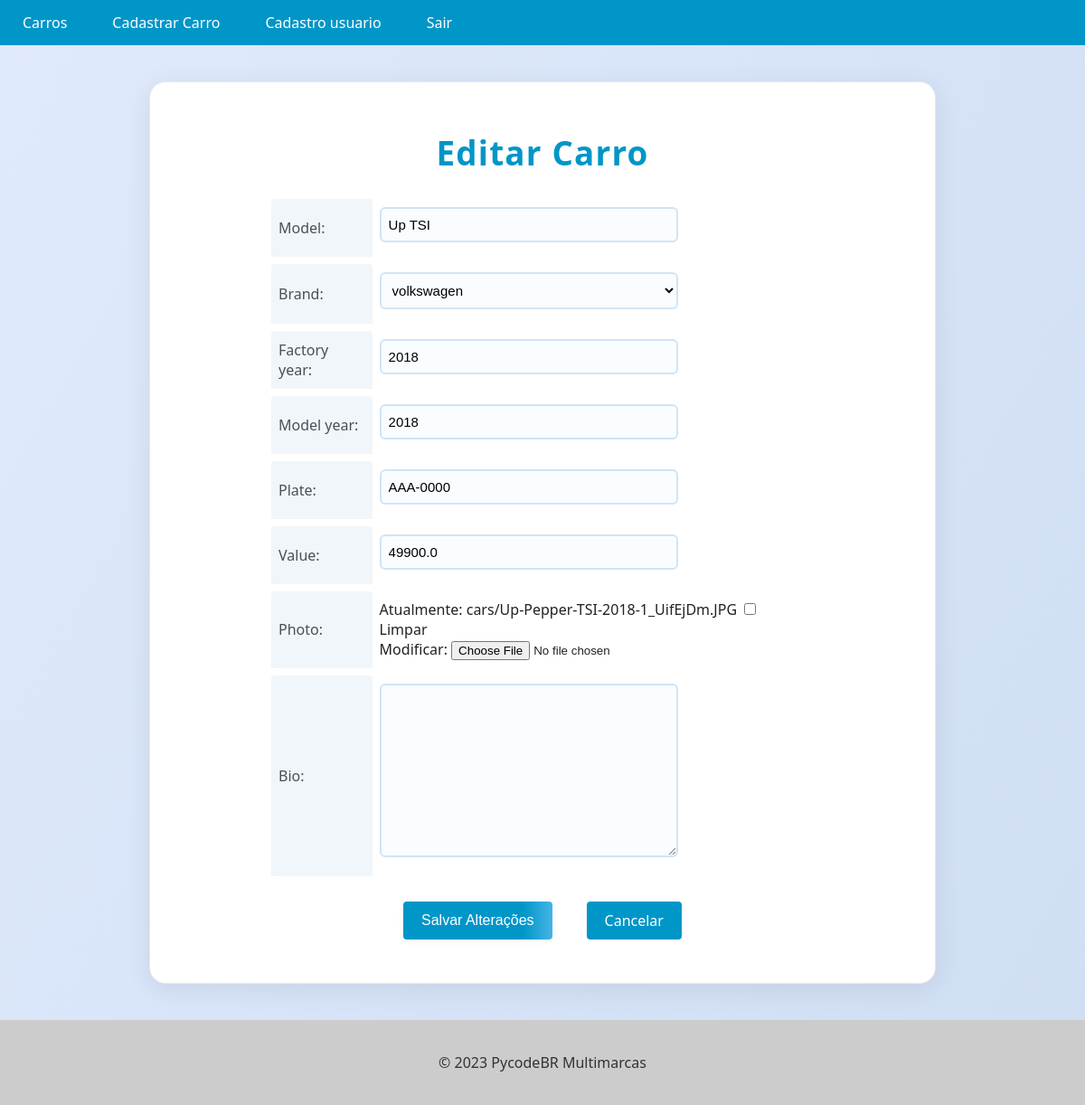
The page /cars/16/update/ (signed in) on the database its author committed.
### cars/models.py (models this page shows, shortened)
class Car(models.Model):
    id = models.AutoField(primary_key=True)
    model = models.CharField(max_length=200)
    brand = models.ForeignKey(Brand, on_delete=models.PROTECT, related_name='car_brand')
    factory_year = models.IntegerField()
    model_year = models.IntegerField()
    plate = models.CharField(max_length=10, blank=True, null=True)
    value = models.FloatField(blank=True, null=True)
    photo = models.ImageField(upload_to='cars/', blank=True, null=True)
    bio = models.TextField(blank=True, null=True)

### cars/views.py (the view, shortened to what this page needs)
# urls.py: path('cars/<int:pk>/update/', CarUpdateView.as_view(), name='car_update'),
@method_decorator(login_required(login_url='login'), name='dispatch')
class CarUpdateView(UpdateView):
    model = Car
    form_class = CarModelForm
    template_name = 'car_update.html'

### cars/forms.py (shortened to what this page needs)
class CarModelForm(forms.ModelForm):
    class Meta:
        model = Car
        fields = '__all__'

### cars/models.py (called while the page is built)
    def __str__(self):
        return self.name

### cars/templates/car_update.html (shortened to what this page needs)
{% extends "base.html" %}
{% block content %}
  <form method="post" enctype="multipart/form-data">
    <h1>Editar Carro</h1>
    <table>
      {{ form.as_table }}
    </table>
    <div>
      <div class="buttons-container">
        <input type="submit" value="Salvar Alterações" class="btn btn-primary">
        <a href="{% url 'cars_list' %}" class="btn btn-secondary">Cancelar</a>
      </div>
    </div>
  </form>
{% endblock %}

### app/templates/base.html (style rules this page uses)
body { font-family: 'Open Sans', sans-serif; background-color: #f7f7f7; color: #333; margin: 0; padding: 0; min-height: 100vh; display: flex; flex-direction: column; }
.buttons-container { display: flex; justify-content: center; margin-top: 20px; margin-bottom: 20px; }
.btn { display: inline-block; background-color: #0096c7; color: #fff; border: none; padding: 10px 20px; font-size: 16px; border-radius: 4px; cursor: pointer; transition: background-color 0.3s ease-in-out; margin: 0 10px; }
a { text-decoration: none !important; }

### cars/templates/car_update.html (style rules this page uses)
body { background: linear-gradient(120deg, #e0eafc 0%, #cfdef3 100%); font-family: "Segoe UI", Arial, sans-serif; color: #222; margin: 0; min-height: 100vh; }
form { max-width: 800px; margin: 40px auto; padding: 28px 34px; background: #fff; border-radius: 18px; box-shadow: 0 6px 30px rgba(0, 0, 0, 0.08); border: 1px solid #e4e9ee; }
form h1 { font-size: 2.3rem; margin-bottom: 18px; text-align: center; color: #0096c7; letter-spacing: 1.2px; font-weight: 600; }
table { border-collapse: separate; border-spacing: 0 8px; width: 100%; max-width: 600px; margin: 0 auto 10px auto; }
th, td { padding: 9px 8px; text-align: left; border: none; font-size: 1rem; vertical-align: middle; }
th { background: #f0f6fa; font-weight: 500; color: #495057; border-radius: 4px 4px 0 0; }
tr { transition: background 0.15s; }
input[type="text"], input[type="number"], select, textarea { padding: 9px 8px; font-size: 15px; border: 2px solid #d0e4f6; border-radius: 6px; background: #fafdff; width: 100%; max-width: 330px; margin-bottom: 7px; box-sizing: border-box; transition: border-color 0.3s; }
.buttons-container { display: flex; justify-content: center; gap: 18px; margin-top: 18px; margin-bottom: 8px; }
.btn { display: inline-block; background: linear-gradient(90deg, #0096c7 80%, #45b4e7 100%); color: #fff; border: none; padding: 11px 28px; font-size: 16px; font-weight: 500; border-radius: 6px; cursor: pointer; transition: background 0.2s, transform 0.1s; margin: 0 5px; box-shadow: 0 2px 8px rgba(0,0,0,0.04); text-decoration: none !important; }
.btn-secondary { background: #eee; color: #333; border: 1px solid #bbb; box-shadow: none; }
a { text-decoration: none !important; color: inherit; }

### rows shown on the page
Car: model "Up TSI", brand "volkswagen", factory_year "2018", model_year "2018", plate "AAA-0000", value "49900.0"
